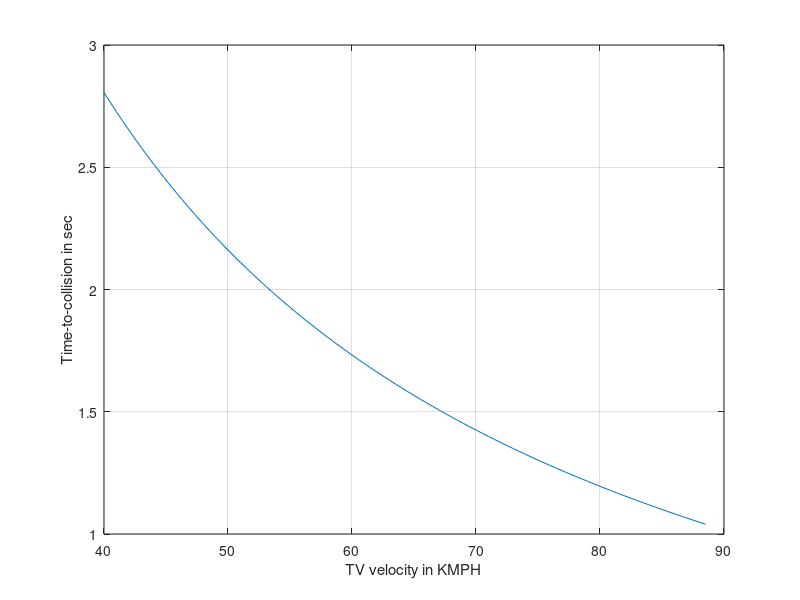
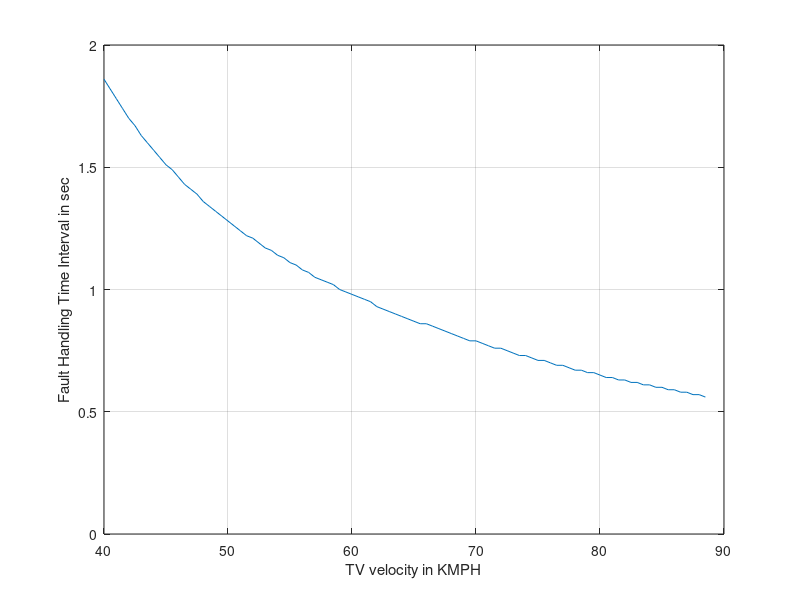

Recreate these plots in MATLAB, in order. (Note: this script raises an error after producing the figures.)
%% Clean workspace and close all
clear all;
clc;
close all
%% Constraint for parameter

Vss_kmph_EV=88.5;                           %Velocity of Ego vehicle in kmph
Vss_mps_EV=Vss_kmph_EV/3.6;
AVlongdecEB=-7;                             %Maximum deceleration, amax(m/s^2)
MaxRecdecl=-7;
G=0;                                        %Grade of road(unitless)
SD=0.25;                                    %Safe distance between rear target vehicle and ego vehicle(m)
tpr=2.5;                                    %Brake reaction time of driver (time required for perception and reaction)(s)
SignF=-1;
SFDCarSS=2;

d1= abs((Vss_kmph_EV^2)/(254*((AVlongdecEB/9.81)+(G/100))));            %Stopping distance of the front vehicle(Ego vehicle)(m)

TTC_arr=[];
speed=[];
FFHTI=[];

for Vss_kmph_TV=40:0.5:88.5
Vss_mps_TV=Vss_kmph_TV/3.6;
d2=0.278*Vss_kmph_TV*tpr;
SD=SFDCarSS*Vss_kmph_TV*0.2778;                      
s1=SD+d1;                                                            
s=s1-d2; 

%% TTC calculation 
a=-(9.81*(Vss_kmph_TV*Vss_kmph_TV/(254*s)));
TV_delec_dist=-Vss_mps_TV*Vss_mps_TV/(2*a);

ftti_1=(-Vss_mps_TV+sqrt(Vss_mps_TV*Vss_mps_TV+2*(-a)*s))/(-a);
ftti_2=(-Vss_mps_TV-sqrt(Vss_mps_TV*Vss_mps_TV+2*(-a)*s))/(-a);
if ftti_1<0
    FTTI=ftti_2;
else
    FTTI=ftti_1;
end

%% FHTI calculation
for j = 0.01 : 0.01 : FTTI
    Dist_A =Vss_mps_TV*j+ 0.5 * -a * j^2;
    VV = Vss_mps_TV+(-a)*j;
    Dist_B = VV*j+0.5 * MaxRecdecl * j^2;
    if sign(((Dist_A + Dist_B) - s)) ~= sign(SignF)
        break;
    else
        signF = sign(((Dist_A + Dist_B) - s));
    end
end
FHTI=j;
TTC_arr=[TTC_arr FTTI];
speed=[speed Vss_kmph_TV];
FFHTI=[FFHTI FHTI];
end
%% plots 
figure(1);
plot(speed,TTC_arr);
grid on
xlabel('TV velocity in KMPH')
ylabel('Time-to-collision in sec');
hold on

f=gcf;
saveas(f,'Highway_L4_L2_Active_Together_TTC.jpg');

figure(2);
plot(speed,FFHTI);
grid on
xlabel('TV velocity in KMPH')
ylabel('Fault Handling Time Interval in sec');
hold on



f=gcf;
saveas(f,'Highway_L4_L2_Active_Together_FHTI.jpg');

%% excel write

x_speed=speed';
y_TTC=TTC_arr';
z_FHTI=FFHTI';
data={'Vehicle_Speed','TTC','FHTI'};
xlswrite('Functional_Safety_Scenarios',data,'Highway_L4_L2_Active_Together','A1');
xlswrite('Functional_Safety_Scenarios',x_speed,'Highway_L4_L2_Active_Together','A2');
xlswrite('Functional_Safety_Scenarios',y_TTC,'Highway_L4_L2_Active_Together','B2');
xlswrite('Functional_Safety_Scenarios',z_FHTI,'Highway_L4_L2_Active_Together','C2');

folder = pwd;
excelFileName = 'Functional_Safety_Scenarios.xls';
fullFileName = fullfile(folder, excelFileName);
objExcel = actxserver('Excel.Application');
objExcel.Visible = true;
ExcelWorkbook = objExcel.Workbooks.Open(fullFileName);
oSheet = objExcel.ActiveSheet;
imageFolder = fileparts(which('Highway_L4_L2_Active_Together_TTC.jpg'));
imageFullFileName = fullfile(imageFolder, 'Highway_L4_L2_Active_Together_TTC.jpg');
Shapes = oSheet.Shapes;
Shapes.AddPicture(imageFullFileName, 0, 1, 400, 20, 400, 300);

imageFolder1 = fileparts(which('Highway_L4_L2_Active_Together_FHTI.jpg'));
imageFullFileName1 = fullfile(imageFolder, 'Highway_L4_L2_Active_Together_FHTI.jpg');
Shapes.AddPicture(imageFullFileName1, 0, 1, 850, 20, 400, 300);

objExcel.DisplayAlerts = false;
ExcelWorkbook.SaveAs(fullFileName);
ExcelWorkbook.Close(false);
objExcel.Quit; 